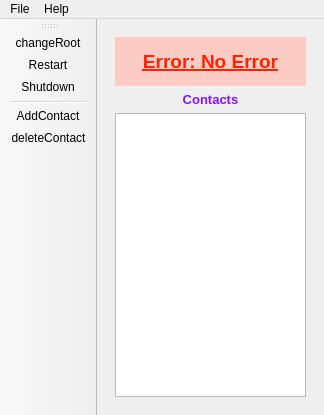
<?xml version="1.0" encoding="UTF-8"?>
<ui version="4.0">
 <class>ClientGUI</class>
 <widget class="QMainWindow" name="ClientGUI">
  <property name="geometry">
   <rect>
    <x>0</x>
    <y>0</y>
    <width>324</width>
    <height>415</height>
   </rect>
  </property>
  <property name="windowTitle">
   <string>tNETacle client</string>
  </property>
  <property name="toolTip">
   <string>tNETacle client</string>
  </property>
  <property name="whatsThis">
   <string>Client
</string>
  </property>
  <widget class="QWidget" name="centralwidget">
   <layout class="QGridLayout" name="gridLayout">
    <item row="1" column="0">
     <widget class="QWidget" name="widget" native="true">
      <layout class="QGridLayout" name="gridLayout_2">
       <item row="1" column="0">
        <widget class="QLabel" name="ContactsLabel">
         <property name="text">
          <string>&lt;!DOCTYPE HTML PUBLIC &quot;-//W3C//DTD HTML 4.0//EN&quot; &quot;http://www.w3.org/TR/REC-html40/strict.dtd&quot;&gt;
&lt;html&gt;&lt;head&gt;&lt;meta name=&quot;qrichtext&quot; content=&quot;1&quot; /&gt;&lt;style type=&quot;text/css&quot;&gt;
p, li { white-space: pre-wrap; }
&lt;/style&gt;&lt;/head&gt;&lt;body style=&quot; font-family:'Ubuntu'; font-size:9pt; font-weight:400; font-style:normal;&quot;&gt;
&lt;p align=&quot;center&quot; style=&quot; margin-top:0px; margin-bottom:0px; margin-left:0px; margin-right:0px; -qt-block-indent:0; text-indent:0px;&quot;&gt;&lt;span style=&quot; font-size:10pt; font-weight:600; color:#8513ff;&quot;&gt;Contacts&lt;/span&gt;&lt;/p&gt;&lt;/body&gt;&lt;/html&gt;</string>
         </property>
        </widget>
       </item>
       <item row="2" column="0">
        <widget class="QListWidget" name="ContactsList">
         <property name="font">
          <font>
           <weight>50</weight>
           <bold>false</bold>
          </font>
         </property>
        </widget>
       </item>
       <item row="0" column="0">
        <widget class="QWidget" name="error" native="true">
         <property name="palette">
          <palette>
           <active>
            <colorrole role="WindowText">
             <brush brushstyle="SolidPattern">
              <color alpha="255">
               <red>0</red>
               <green>0</green>
               <blue>0</blue>
              </color>
             </brush>
            </colorrole>
            <colorrole role="Button">
             <brush brushstyle="SolidPattern">
              <color alpha="202">
               <red>255</red>
               <green>194</green>
               <blue>184</blue>
              </color>
             </brush>
            </colorrole>
            <colorrole role="Light">
             <brush brushstyle="SolidPattern">
              <color alpha="202">
               <red>255</red>
               <green>255</green>
               <blue>255</blue>
              </color>
             </brush>
            </colorrole>
            <colorrole role="Midlight">
             <brush brushstyle="SolidPattern">
              <color alpha="202">
               <red>255</red>
               <green>224</green>
               <blue>219</blue>
              </color>
             </brush>
            </colorrole>
            <colorrole role="Dark">
             <brush brushstyle="SolidPattern">
              <color alpha="202">
               <red>127</red>
               <green>97</green>
               <blue>92</blue>
              </color>
             </brush>
            </colorrole>
            <colorrole role="Mid">
             <brush brushstyle="SolidPattern">
              <color alpha="202">
               <red>170</red>
               <green>129</green>
               <blue>123</blue>
              </color>
             </brush>
            </colorrole>
            <colorrole role="Text">
             <brush brushstyle="SolidPattern">
              <color alpha="255">
               <red>0</red>
               <green>0</green>
               <blue>0</blue>
              </color>
             </brush>
            </colorrole>
            <colorrole role="BrightText">
             <brush brushstyle="SolidPattern">
              <color alpha="255">
               <red>255</red>
               <green>255</green>
               <blue>255</blue>
              </color>
             </brush>
            </colorrole>
            <colorrole role="ButtonText">
             <brush brushstyle="SolidPattern">
              <color alpha="255">
               <red>255</red>
               <green>35</green>
               <blue>0</blue>
              </color>
             </brush>
            </colorrole>
            <colorrole role="Base">
             <brush brushstyle="SolidPattern">
              <color alpha="255">
               <red>255</red>
               <green>255</green>
               <blue>255</blue>
              </color>
             </brush>
            </colorrole>
            <colorrole role="Window">
             <brush brushstyle="SolidPattern">
              <color alpha="202">
               <red>255</red>
               <green>194</green>
               <blue>184</blue>
              </color>
             </brush>
            </colorrole>
            <colorrole role="Shadow">
             <brush brushstyle="SolidPattern">
              <color alpha="255">
               <red>216</red>
               <green>147</green>
               <blue>153</blue>
              </color>
             </brush>
            </colorrole>
            <colorrole role="HighlightedText">
             <brush brushstyle="SolidPattern">
              <color alpha="255">
               <red>210</red>
               <green>124</green>
               <blue>154</blue>
              </color>
             </brush>
            </colorrole>
            <colorrole role="AlternateBase">
             <brush brushstyle="SolidPattern">
              <color alpha="228">
               <red>255</red>
               <green>224</green>
               <blue>219</blue>
              </color>
             </brush>
            </colorrole>
            <colorrole role="ToolTipBase">
             <brush brushstyle="SolidPattern">
              <color alpha="255">
               <red>255</red>
               <green>255</green>
               <blue>220</blue>
              </color>
             </brush>
            </colorrole>
            <colorrole role="ToolTipText">
             <brush brushstyle="SolidPattern">
              <color alpha="255">
               <red>0</red>
               <green>0</green>
               <blue>0</blue>
              </color>
             </brush>
            </colorrole>
           </active>
           <inactive>
            <colorrole role="WindowText">
             <brush brushstyle="SolidPattern">
              <color alpha="255">
               <red>0</red>
               <green>0</green>
               <blue>0</blue>
              </color>
             </brush>
            </colorrole>
            <colorrole role="Button">
             <brush brushstyle="SolidPattern">
              <color alpha="202">
               <red>255</red>
               <green>194</green>
               <blue>184</blue>
              </color>
             </brush>
            </colorrole>
            <colorrole role="Light">
             <brush brushstyle="SolidPattern">
              <color alpha="202">
               <red>255</red>
               <green>255</green>
               <blue>255</blue>
              </color>
             </brush>
            </colorrole>
            <colorrole role="Midlight">
             <brush brushstyle="SolidPattern">
              <color alpha="202">
               <red>255</red>
               <green>224</green>
               <blue>219</blue>
              </color>
             </brush>
            </colorrole>
            <colorrole role="Dark">
             <brush brushstyle="SolidPattern">
              <color alpha="202">
               <red>127</red>
               <green>97</green>
               <blue>92</blue>
              </color>
             </brush>
            </colorrole>
            <colorrole role="Mid">
             <brush brushstyle="SolidPattern">
              <color alpha="202">
               <red>170</red>
               <green>129</green>
               <blue>123</blue>
              </color>
             </brush>
            </colorrole>
            <colorrole role="Text">
             <brush brushstyle="SolidPattern">
              <color alpha="255">
               <red>0</red>
               <green>0</green>
               <blue>0</blue>
              </color>
             </brush>
            </colorrole>
            <colorrole role="BrightText">
             <brush brushstyle="SolidPattern">
              <color alpha="255">
               <red>255</red>
               <green>255</green>
               <blue>255</blue>
              </color>
             </brush>
            </colorrole>
            <colorrole role="ButtonText">
             <brush brushstyle="SolidPattern">
              <color alpha="255">
               <red>255</red>
               <green>35</green>
               <blue>0</blue>
              </color>
             </brush>
            </colorrole>
            <colorrole role="Base">
             <brush brushstyle="SolidPattern">
              <color alpha="255">
               <red>255</red>
               <green>255</green>
               <blue>255</blue>
              </color>
             </brush>
            </colorrole>
            <colorrole role="Window">
             <brush brushstyle="SolidPattern">
              <color alpha="202">
               <red>255</red>
               <green>194</green>
               <blue>184</blue>
              </color>
             </brush>
            </colorrole>
            <colorrole role="Shadow">
             <brush brushstyle="SolidPattern">
              <color alpha="255">
               <red>216</red>
               <green>147</green>
               <blue>153</blue>
              </color>
             </brush>
            </colorrole>
            <colorrole role="HighlightedText">
             <brush brushstyle="SolidPattern">
              <color alpha="255">
               <red>210</red>
               <green>124</green>
               <blue>154</blue>
              </color>
             </brush>
            </colorrole>
            <colorrole role="AlternateBase">
             <brush brushstyle="SolidPattern">
              <color alpha="228">
               <red>255</red>
               <green>224</green>
               <blue>219</blue>
              </color>
             </brush>
            </colorrole>
            <colorrole role="ToolTipBase">
             <brush brushstyle="SolidPattern">
              <color alpha="255">
               <red>255</red>
               <green>255</green>
               <blue>220</blue>
              </color>
             </brush>
            </colorrole>
            <colorrole role="ToolTipText">
             <brush brushstyle="SolidPattern">
              <color alpha="255">
               <red>0</red>
               <green>0</green>
               <blue>0</blue>
              </color>
             </brush>
            </colorrole>
           </inactive>
           <disabled>
            <colorrole role="WindowText">
             <brush brushstyle="SolidPattern">
              <color alpha="202">
               <red>127</red>
               <green>97</green>
               <blue>92</blue>
              </color>
             </brush>
            </colorrole>
            <colorrole role="Button">
             <brush brushstyle="SolidPattern">
              <color alpha="202">
               <red>255</red>
               <green>194</green>
               <blue>184</blue>
              </color>
             </brush>
            </colorrole>
            <colorrole role="Light">
             <brush brushstyle="SolidPattern">
              <color alpha="202">
               <red>255</red>
               <green>255</green>
               <blue>255</blue>
              </color>
             </brush>
            </colorrole>
            <colorrole role="Midlight">
             <brush brushstyle="SolidPattern">
              <color alpha="202">
               <red>255</red>
               <green>224</green>
               <blue>219</blue>
              </color>
             </brush>
            </colorrole>
            <colorrole role="Dark">
             <brush brushstyle="SolidPattern">
              <color alpha="202">
               <red>127</red>
               <green>97</green>
               <blue>92</blue>
              </color>
             </brush>
            </colorrole>
            <colorrole role="Mid">
             <brush brushstyle="SolidPattern">
              <color alpha="202">
               <red>170</red>
               <green>129</green>
               <blue>123</blue>
              </color>
             </brush>
            </colorrole>
            <colorrole role="Text">
             <brush brushstyle="SolidPattern">
              <color alpha="202">
               <red>127</red>
               <green>97</green>
               <blue>92</blue>
              </color>
             </brush>
            </colorrole>
            <colorrole role="BrightText">
             <brush brushstyle="SolidPattern">
              <color alpha="255">
               <red>255</red>
               <green>255</green>
               <blue>255</blue>
              </color>
             </brush>
            </colorrole>
            <colorrole role="ButtonText">
             <brush brushstyle="SolidPattern">
              <color alpha="202">
               <red>127</red>
               <green>97</green>
               <blue>92</blue>
              </color>
             </brush>
            </colorrole>
            <colorrole role="Base">
             <brush brushstyle="SolidPattern">
              <color alpha="202">
               <red>255</red>
               <green>194</green>
               <blue>184</blue>
              </color>
             </brush>
            </colorrole>
            <colorrole role="Window">
             <brush brushstyle="SolidPattern">
              <color alpha="202">
               <red>255</red>
               <green>194</green>
               <blue>184</blue>
              </color>
             </brush>
            </colorrole>
            <colorrole role="Shadow">
             <brush brushstyle="SolidPattern">
              <color alpha="255">
               <red>216</red>
               <green>147</green>
               <blue>153</blue>
              </color>
             </brush>
            </colorrole>
            <colorrole role="HighlightedText">
             <brush brushstyle="SolidPattern">
              <color alpha="255">
               <red>210</red>
               <green>124</green>
               <blue>154</blue>
              </color>
             </brush>
            </colorrole>
            <colorrole role="AlternateBase">
             <brush brushstyle="SolidPattern">
              <color alpha="202">
               <red>255</red>
               <green>194</green>
               <blue>184</blue>
              </color>
             </brush>
            </colorrole>
            <colorrole role="ToolTipBase">
             <brush brushstyle="SolidPattern">
              <color alpha="255">
               <red>255</red>
               <green>255</green>
               <blue>220</blue>
              </color>
             </brush>
            </colorrole>
            <colorrole role="ToolTipText">
             <brush brushstyle="SolidPattern">
              <color alpha="255">
               <red>0</red>
               <green>0</green>
               <blue>0</blue>
              </color>
             </brush>
            </colorrole>
           </disabled>
          </palette>
         </property>
         <property name="font">
          <font>
           <pointsize>14</pointsize>
           <weight>75</weight>
           <italic>false</italic>
           <bold>true</bold>
           <underline>true</underline>
          </font>
         </property>
         <property name="autoFillBackground">
          <bool>true</bool>
         </property>
         <layout class="QHBoxLayout" name="horizontalLayout">
          <item>
           <widget class="QPushButton" name="errorText">
            <property name="autoFillBackground">
             <bool>false</bool>
            </property>
            <property name="text">
             <string>Error: No Error</string>
            </property>
            <property name="autoDefault">
             <bool>false</bool>
            </property>
            <property name="default">
             <bool>false</bool>
            </property>
            <property name="flat">
             <bool>true</bool>
            </property>
           </widget>
          </item>
         </layout>
        </widget>
       </item>
      </layout>
     </widget>
    </item>
   </layout>
  </widget>
  <widget class="QToolBar" name="toolBar">
   <property name="windowTitle">
    <string>toolBar</string>
   </property>
   <attribute name="toolBarArea">
    <enum>LeftToolBarArea</enum>
   </attribute>
   <attribute name="toolBarBreak">
    <bool>false</bool>
   </attribute>
   <addaction name="actionChangeRoot"/>
   <addaction name="actionRestart"/>
   <addaction name="actionShutdown"/>
   <addaction name="separator"/>
   <addaction name="actionAddContact"/>
   <addaction name="actionDeleteContact"/>
  </widget>
  <widget class="QMenuBar" name="menuBar">
   <property name="geometry">
    <rect>
     <x>0</x>
     <y>0</y>
     <width>324</width>
     <height>22</height>
    </rect>
   </property>
   <widget class="QMenu" name="menuFile">
    <property name="title">
     <string>File</string>
    </property>
    <addaction name="actionExit"/>
   </widget>
   <widget class="QMenu" name="menuHelp">
    <property name="title">
     <string>Help</string>
    </property>
    <addaction name="actionAbout"/>
   </widget>
   <addaction name="menuFile"/>
   <addaction name="menuHelp"/>
  </widget>
  <action name="actionExit">
   <property name="text">
    <string>exit</string>
   </property>
  </action>
  <action name="actionShutdown">
   <property name="icon">
    <iconset resource="../share/img/client.qrc">
     <normaloff>:/tools/shutdown2.png</normaloff>:/tools/shutdown2.png</iconset>
   </property>
   <property name="text">
    <string>Shutdown</string>
   </property>
   <property name="toolTip">
    <string>Shutdown the core</string>
   </property>
  </action>
  <action name="actionRestart">
   <property name="icon">
    <iconset resource="../share/img/client.qrc">
     <normaloff>:/tools/restart.png</normaloff>:/tools/restart.png</iconset>
   </property>
   <property name="text">
    <string>Restart</string>
   </property>
   <property name="toolTip">
    <string>Restart the core</string>
   </property>
  </action>
  <action name="actionAbout">
   <property name="text">
    <string>About</string>
   </property>
  </action>
  <action name="actionAddContact">
   <property name="icon">
    <iconset resource="../share/img/client.qrc">
     <normaloff>:/tools/addcontact.png</normaloff>:/tools/addcontact.png</iconset>
   </property>
   <property name="text">
    <string>AddContact</string>
   </property>
   <property name="toolTip">
    <string>Add a contact to the list</string>
   </property>
  </action>
  <action name="actionDeleteContact">
   <property name="icon">
    <iconset resource="../share/img/client.qrc">
     <normaloff>:/tools/deletecontact.png</normaloff>:/tools/deletecontact.png</iconset>
   </property>
   <property name="text">
    <string>deleteContact</string>
   </property>
   <property name="toolTip">
    <string>Delete the selected contact from the list</string>
   </property>
  </action>
  <action name="actionChangeRoot">
   <property name="icon">
    <iconset resource="../share/img/client.qrc">
     <normaloff>:/tools/root.png</normaloff>:/tools/root.png</iconset>
   </property>
   <property name="text">
    <string>changeRoot</string>
   </property>
   <property name="toolTip">
    <string>Change the root node</string>
   </property>
  </action>
 </widget>
 <resources>
  <include location="../share/img/client.qrc"/>
 </resources>
 <connections>
  <connection>
   <sender>actionExit</sender>
   <signal>activated()</signal>
   <receiver>ClientGUI</receiver>
   <slot>close()</slot>
   <hints>
    <hint type="sourcelabel">
     <x>-1</x>
     <y>-1</y>
    </hint>
    <hint type="destinationlabel">
     <x>122</x>
     <y>207</y>
    </hint>
   </hints>
  </connection>
  <connection>
   <sender>errorText</sender>
   <signal>clicked()</signal>
   <receiver>error</receiver>
   <slot>hide()</slot>
   <hints>
    <hint type="sourcelabel">
     <x>144</x>
     <y>61</y>
    </hint>
    <hint type="destinationlabel">
     <x>144</x>
     <y>61</y>
    </hint>
   </hints>
  </connection>
 </connections>
</ui>
